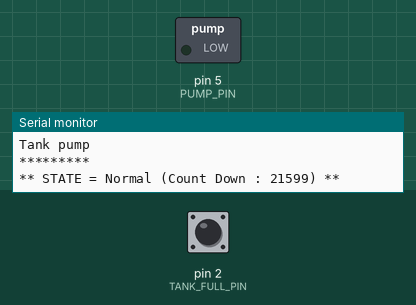
Recording of a sketch running on a simulated Arduino Uno, built with avr-gcc and run on an emulated ATmega328P. On the bench: switched loads named in the sketch (green lamp = pin HIGH), the last lines printed to the serial monitor. The inputs (shaded band) are chosen by the test bench; at power-on: pin 2 (TANK_FULL_PIN) HIGH.

Above: at 1.2 s.
1.3 s: pin 2 (TANK_FULL_PIN) pulled LOW for 3.2 s
At 4.3 s:
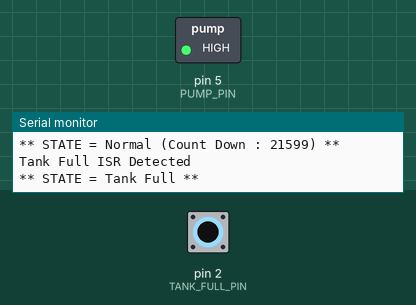
Timing chart, 0 to 36.5 s (numbered marks = the images above; inputs shaded):
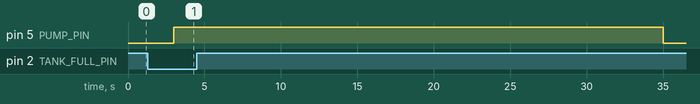

The sketch:

tank_pump.ino
```cpp
#define PUMP_PIN 5
#define TANK_FULL_PIN 2

#define PUMP_MAX 255
#define PUMP_NORMAL 255 // can be use to reduce power/noise
#define PUMP_STOP 0
#define FORCE_PUMP_WAKEUP 60*60*6 // every 6 hours
#define TANK_FULL_STATE false // Pin is 0 when full
unsigned long delaycount = FORCE_PUMP_WAKEUP;

typedef enum {
  STATE_NORMAL = 0,
  STATE_TANK_FULL,
  STATE_TANK_READY,
} statem_t;

statem_t sm;
statem_t next_sm;

void setup() {
  Serial.begin (115200);
  pinMode(TANK_FULL_PIN, INPUT);
  digitalWrite(TANK_FULL_PIN, HIGH);
  pinMode(PUMP_PIN, OUTPUT);
  digitalWrite(PUMP_PIN, LOW);
  analogWrite(PUMP_PIN, PUMP_STOP);
  Serial.println("Tank pump");
  Serial.println("*********");
  next_sm = sm = STATE_NORMAL;
  attachInterrupt(digitalPinToInterrupt(TANK_FULL_PIN), tank_full_isr, CHANGE);
}

void tank_full_isr()
{
  bool first, second, third;

  first = digitalRead(TANK_FULL_PIN);
  second  = digitalRead(TANK_FULL_PIN);
  third  = digitalRead(TANK_FULL_PIN);

  if ((first == second) and (first == third) and (first == false)) {
      Serial.println("Tank Full ISR Detected");
      next_sm = STATE_TANK_FULL;
  } else if ((first == second) and (first == third) and (first == true)) {
      Serial.println("Tank Empty ISR Detected");
      next_sm = STATE_TANK_READY;
  } else {
    Serial.println("Tank ISR Suprious");
    next_sm = sm; // Keep last state
  }

}

void loop() {

  // evaluate state machine once per second.
  delay(1000);

  if (next_sm != sm) {
    // Update state machine
    sm = next_sm;
  } else {
    if (sm == STATE_NORMAL) {
      if (--delaycount == 0) {
        Serial.println("** STATE = Normal (Regular Process) **");
        delaycount = FORCE_PUMP_WAKEUP;
        analogWrite(PUMP_PIN, PUMP_MAX);
        Serial.println("Wakeup pump for 2s");
        delay(2000);
        while (digitalRead(TANK_FULL_PIN) == TANK_FULL_STATE) {
          Serial.println("Warning Tank Still Full");
          analogWrite(PUMP_PIN, PUMP_MAX);
          delay(10000); // Force 10s pump before reevaluating
        }
        analogWrite(PUMP_PIN, PUMP_STOP);
      } else {
        Serial.print("** STATE = Normal (Count Down : ");
        Serial.print(delaycount);
        Serial.println(") **");
      }
    } else if (sm == STATE_TANK_FULL) {
      Serial.println("** STATE = Tank Full **");
      analogWrite(PUMP_PIN, PUMP_NORMAL);
      delay(30000); // 30s pumping water out
      if (digitalRead(TANK_FULL_PIN) == TANK_FULL_STATE) {
        Serial.println("Warning Tank Still Full");
        next_sm = STATE_TANK_FULL;
      }
      else
        next_sm = STATE_TANK_READY;
    } else if (sm == STATE_TANK_READY) {
      Serial.println("** STATE = Tank Ready **");
      analogWrite(PUMP_PIN, PUMP_STOP);
      if (digitalRead(TANK_FULL_PIN) == TANK_FULL_STATE) {
        Serial.println("Warning Tank Again Full");
        next_sm = STATE_TANK_FULL;
      }
      else
        next_sm = STATE_NORMAL;
    } else {
      Serial.print("Unknown State");
      next_sm = STATE_NORMAL;
    }
  }

}
```

Measured:
- after the input at 1.3 s, pin 5 (PUMP_PIN): LOW → HIGH after 1.7 s, → LOW 32.0 s later
